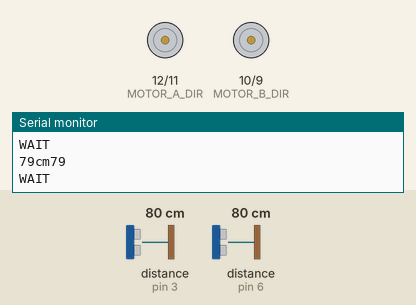
This sketch was run on a simulated Arduino Uno, built with avr-gcc and run on an emulated ATmega328P. Shown: direction and speed pins drawn as motors (green arrow = direction pin HIGH = forward, orange = LOW = backward, longer = more drive), the last lines printed to the serial monitor. Wiring (inferred from the names in the program): 2 × ultrasonic range finder: trigger pin 4, echo pin 3 / trigger pin 7, echo pin 6. The inputs (shaded band) are chosen by the test bench; at power-on: distance to the obstacle (sensors on pin 3, pin 6) 80 cm. The echo pulse lasts 58.3 µs per cm.

Above: at 1.3 s.
1.4 s: distance to the obstacle (sensor on pin 3) set to 9 cm
3.2 s: distance to the obstacle (sensor on pin 3) set to 6 cm
At 4.4 s:
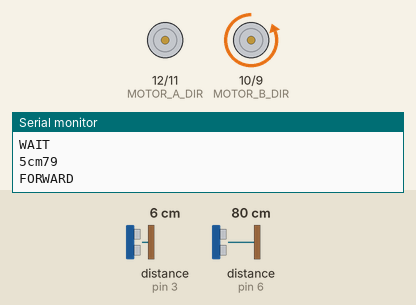
6.2 s: distance to the obstacle (sensor on pin 6) set to 9 cm
9.2 s: distance to the obstacle (sensor on pin 6) set to 6 cm
At 9.9 s:
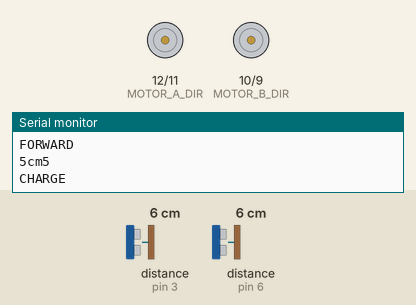
12.1 s: distance to the obstacle (sensor on pin 3) set to 18 cm
15.1 s: distance to the obstacle (sensor on pin 3) set to 2 cm
Timing chart, 0 to 18.1 s (numbered marks = the images above; inputs shaded):
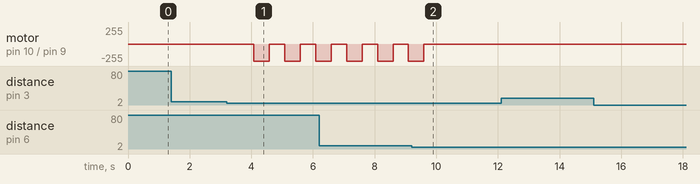

Measured:
- the behaviour switches between 8 and 7 cm on distance to the obstacle (sensor on pin 3) (found by bisection; images 0 and 1)
- the behaviour switches between 8 and 7 cm on distance to the obstacle (sensor on pin 6) (found by bisection; images 1 and 2)
- after the input at 3.2 s, motor on pin 10 (MOTOR_B_DIR) / pin 9 (MOTOR_B_PWM): alternates backward 255/255 for 0.51 s and stopped for 0.50 s, starting after 0.87 s
- after the input at 9.2 s, motor on pin 10 (MOTOR_B_DIR) / pin 9 (MOTOR_B_PWM): goes on until 9.6 s, then stays stopped

The sketch:

train.ino
```cpp
/*
  HG7881_Motor_Driver_Example - Arduino sketch

  This example shows how to drive a motor with using HG7881 (L9110) Dual
  Channel Motor Driver Module.  For simplicity, this example shows how to
  drive a single motor.  Both channels work the same way.

  This example is meant to illustrate how to operate the motor driver
  and is not intended to be elegant, efficient or useful.

  Connections:

    Arduino digital output D10 to motor driver input B-IA.
    Arduino digital output D11 to motor driver input B-IB.
    Motor driver VCC to operating voltage 5V.
    Motor driver GND to common ground.
    Motor driver MOTOR B screw terminals to a small motor.

  Related Banana Robotics items:

    BR010038 HG7881 (L9110) Dual Channel Motor Driver Module
    https://www.BananaRobotics.com/shop/HG7881-(L9110)-Dual-Channel-Motor-Driver-Module

  https://www.BananaRobotics.com
*/

int trigPin1 = 4;    //Trig - green Jumper
int echoPin1 = 3;    //Echo - yellow Jumper
long duration1, cm1;
int trigPin2 = 7;    //Trig - green Jumper
int echoPin2 = 6;    //Echo - yellow Jumper
long duration2, cm2;

 const int analogInPin1 = A0;
 const int analogInPin2 = A1;
 int sensorValue1 = 0;
 int sensorValue2 = 0;
 int switcher=0;
// wired connections
#define HG7881_B_IA 9 // D10 --> Motor B Input A --> MOTOR B +
#define HG7881_B_IB 10// D11 --> Motor B Input B --> MOTOR B -
#define HG7881_A_IA 11 // D10 --> Motor B Input A --> MOTOR B +
#define HG7881_A_IB 12 // D11 --> Motor B Input B --> MOTOR B -

// functional connections
#define MOTOR_B_PWM HG7881_B_IA // Motor B PWM Speed
#define MOTOR_B_DIR HG7881_B_IB // Motor B Direction
#define MOTOR_A_PWM HG7881_A_IA // Motor B PWM Speed
#define MOTOR_A_DIR HG7881_A_IB // Motor B Direction


// the actual values for "fast" and "slow" depend on the motor
#define PWM_SLOW 50  // arbitrary slow speed PWM duty cycle
#define PWM_FAST 200 // arbitrary fast speed PWM duty cycle
#define DIR_DELAY 500 // brief delay for abrupt motor changes

void setup()
{
  Serial.begin( 9600 );
  pinMode( MOTOR_B_DIR, OUTPUT );
  pinMode( MOTOR_B_PWM, OUTPUT );
  pinMode( MOTOR_A_DIR, OUTPUT );
  pinMode( MOTOR_A_PWM, OUTPUT );
  digitalWrite( MOTOR_B_DIR, LOW );
  digitalWrite( MOTOR_B_PWM, LOW );
  digitalWrite( MOTOR_A_DIR, LOW );
  digitalWrite( MOTOR_A_PWM, LOW );

  pinMode(trigPin1, OUTPUT);
  pinMode(echoPin1, INPUT);
  pinMode(trigPin2, OUTPUT);
  pinMode(echoPin2, INPUT);

}

void loop()
{
 do
 {
        digitalWrite(trigPin1, LOW);
        delayMicroseconds(5);
        digitalWrite(trigPin1, HIGH);
        delayMicroseconds(10);
        digitalWrite(trigPin1, LOW);


        pinMode(echoPin1, INPUT);
        duration1 = pulseIn(echoPin1, HIGH);

        // convert the time into a distance
        cm1 = (duration1/2) / 29.1;


        digitalWrite(trigPin2, LOW);
        delayMicroseconds(5);
        digitalWrite(trigPin2, HIGH);
        delayMicroseconds(10);
        digitalWrite(trigPin2, LOW);

        pinMode(echoPin2, INPUT);
        duration2 = pulseIn(echoPin2, HIGH);

        // convert the time into a distance
        cm2 = (duration2/2) / 29.1;

        Serial.print(cm1);
        Serial.print("cm");
          Serial.print(cm2);
        Serial.println();


        if ((cm1 >= 7)and(cm2 >= 7))
        {
          switcher=0;
          Serial.println( "WAIT" );
         }
        if ((cm1 < 7)and(cm2 >= 7))
        {
          switcher=1;
          Serial.println( "FORWARD" );
         }
        if ((cm1 >= 7)and(cm2 < 7))
        {
          switcher=2;
          Serial.println( "BACK" );
         }
        if ((cm1 < 7)and(cm2 < 7))
        {
          switcher=3;
          Serial.println( "CHARGE" );
         }


         switch (switcher)
        {
          case 0:    // wait

              delay(1 );
           break;
          case 1:    // f
                digitalWrite( MOTOR_B_DIR, LOW );
                digitalWrite( MOTOR_B_PWM, LOW );
                delay( DIR_DELAY );
                digitalWrite( MOTOR_B_DIR, LOW );
                digitalWrite( MOTOR_B_PWM, HIGH );
                digitalWrite( MOTOR_A_DIR, HIGH );
                digitalWrite( MOTOR_A_PWM, LOW );
                delay(1 );
               break;
          case 2:   // b

                digitalWrite( MOTOR_B_DIR, LOW );
                digitalWrite( MOTOR_B_PWM, LOW);
                delay( DIR_DELAY );
                digitalWrite( MOTOR_B_DIR, HIGH );
                digitalWrite( MOTOR_B_PWM, LOW);
                digitalWrite( MOTOR_A_DIR, HIGH );
                digitalWrite( MOTOR_A_PWM, LOW  );
                    delay(1 );
                break;
          case 3:    // charge

               digitalWrite( MOTOR_B_DIR, LOW );
               digitalWrite( MOTOR_B_PWM, LOW );
               digitalWrite( MOTOR_A_DIR, LOW  );
               digitalWrite( MOTOR_A_PWM, LOW );
               delay( DIR_DELAY );
               break;
        }

          delay(DIR_DELAY );


  } while(1);

  // repeat the main loop and redraw the menu...
}
/*EOF*/
```
